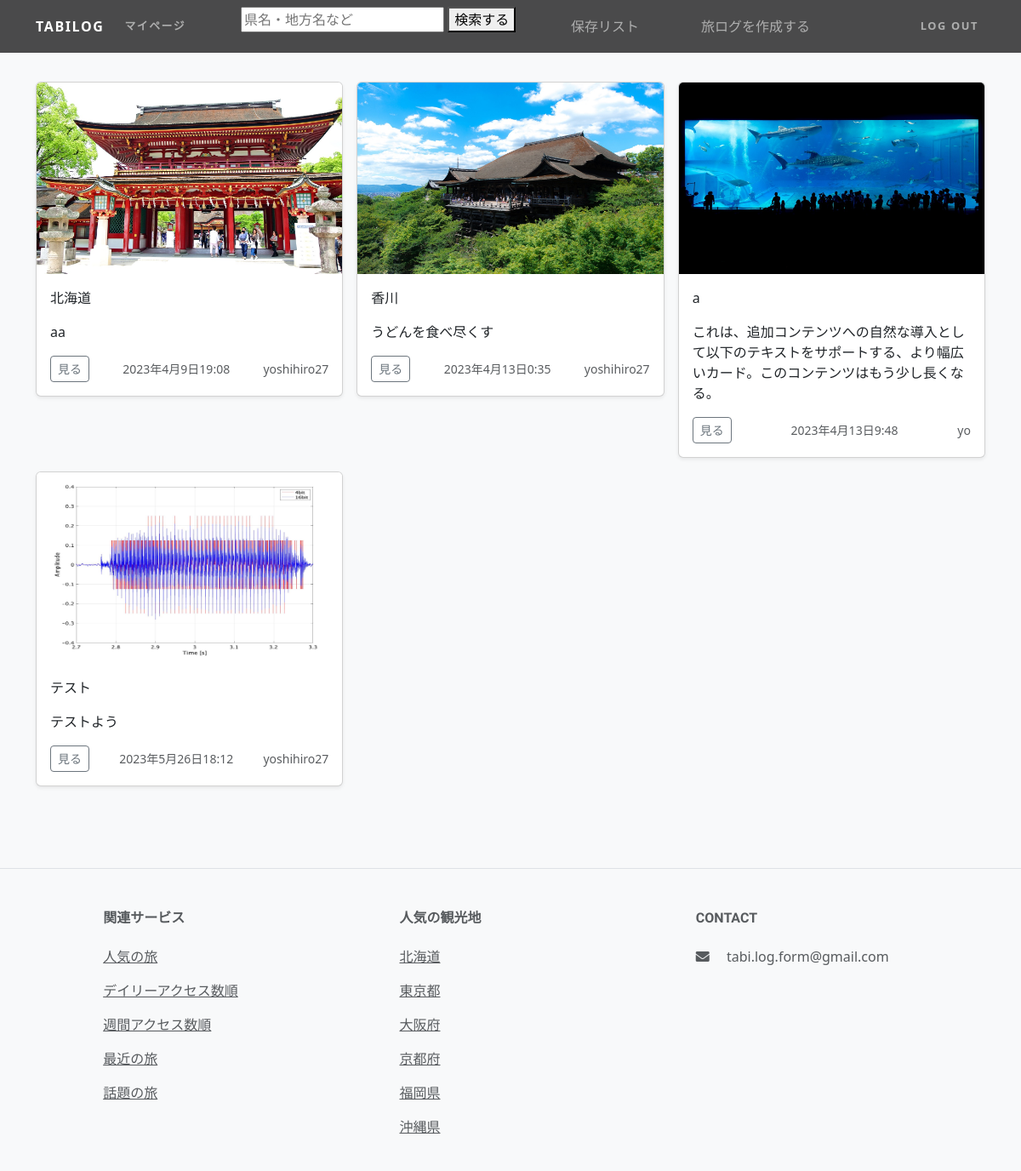
/mysave/ (signed in), run on the app's committed database.
### tabi/models.py (models this page shows, shortened)
class Tabi(models.Model):
    title = models.CharField('タイトル(32文字まで)',max_length=20)
    text = models.TextField('この旅の簡単な説明文、目標など',max_length=60) #説明文
    money = models.TextField('一人当たりの予算',max_length=20)
    date = models.CharField('日数 (例)二泊三日、日帰り...',max_length=8) #二泊三日とか
    thumbnail = models.ImageField('サムネイル写真',null=True, blank=True,validators=[validate_max_size])
    tags = TaggableManager(blank=True)
    created_at = models.DateTimeField('作成日',auto_now_add=True)
    daylooked = models.IntegerField(default=0)
    weeklylooked = models.IntegerField(default=0)
    looked = models.PositiveIntegerField(default=0)
    like = models.ManyToManyField(settings.AUTH_USER_MODEL, related_name='related_post', blank=True)
    writer = models.ForeignKey(settings.AUTH_USER_MODEL, on_delete=models.PROTECT,verbose_name='投稿者')

### accounts/models.py (models this page shows)
class CustomUser(AbstractUser):
    favorite = models.ManyToManyField(to='tabi.Tabi', verbose_name='お気に入りの場所', blank=True)
    description = models.TextField(verbose_name='プロフィール', null=True, blank=True)
    class Meta:
        verbose_name_plural = 'CustomUser'

### tabi/views.py (the view)
# urls.py: path('mysave/',views.MysaveList.as_view(),name='mysave_list'),
class MysaveList(LoginRequiredMixin,generic.ListView):
    template_name = 'mysave.html'
    model = Tabi,CustomUser
    paginate_by = 18
    def get_queryset(self):
        user=self.request.user
        queryset = user.favorite.all()
        return queryset

### tabi/templates/mysave.html (shortened to what this page needs)
{% extends 'base.html' %}
{% load static %}
{% block contents %}
<body>
  <main>
     <div class="album py-5 bg-body-tertiary">
        <div class="container mt-5">
          <div class="row row-cols-1 row-cols-sm-2 row-cols-md-3 g-3">
           {% for tabi in object_list %}
            <div class="col">
              <div class="card shadow-sm">
                {% if tabi.thumbnail %}
                <img class="bd-placeholder-img card-img-top" width="100%" height="225" src="{{ tabi.thumbnail.url }}"><rect fill="#55595c" width="100%" height="100%" />
                {% else %}
                <svg class="bd-placeholder-img card-img-top" width="100%" height="225" xmlns="http://www.w3.org/2000/svg" preserveAspectRatio="xMidYMid slice"><title>カード画像のキャプション</title><rect fill="#55595c" width="100%" height="100%" /><text fill="#eceeef" dy=".3em" x="50%" y="50%">サムネイル</text></svg>
                {% endif %}
                <div class="card-body">
                 <p class="card-text">{{tabi.title}}</p>
                  <p class="card-text">{{tabi.text}}</p>
                  <div class="d-flex justify-content-between align-items-center">
                    <div class="btn-group">
                       <a href="{% url 'tabi:tabi_detail' tabi.pk %}">
                      <button type="button" class="btn btn-sm btn-outline-secondary">見る</button>
                       </a>
                    </div>
                    <small class="text-body-secondary">{{tabi.created_at}}</small>
                    <small class="text-body-secondary">{{tabi.writer}}</small>
                  </div>
                </div>
              </div>
            </div>
            {% endfor %}
          </div>
        </div>
  </main>
<footer class="text-center text-lg-start bg-light text-muted">
  <section class="d-flex justify-content-center justify-content-lg-between p-4 border-bottom">
  </section>
  <section class="">
    <div class="container text-center text-md-start mt-5">
      <div class="row mt-3">
        <div class="col-md-2 col-lg-2 col-xl-2 mx-auto mb-4">
          <h6 class="text-uppercase fw-bold mb-4">
            関連サービス
          </h6>
          <p>
            <a href="{% url 'tabi:pop_list' %}" class="text-reset">人気の旅</a>
          </p>
          <p>
           <a href="{% url 'tabi:day_list' %}" class="text-reset">デイリーアクセス数順</a>
         </p>
         <p>
           <a href="{% url 'tabi:week_list' %}" class="text-reset">週間アクセス数順</a>
         </p>
         <p>
           <a href="{% url 'tabi:new_list' %}" class="text-reset">最近の旅</a>
         </p>
         <p>
           <a href="{% url 'tabi:fam_list' %}" class="text-reset">話題の旅</a>
         </p>
        </div>
        <div class="col-md-3 col-lg-2 col-xl-2 mx-auto mb-4">
          <h6 class="text-uppercase fw-bold mb-4">
            人気の観光地
          </h6>
          <p>
            <a href="{% url 'tabi:hokkaido_list' %}" class="text-reset">北海道</a>
          </p>
          <p>
            <a href="{% url 'tabi:tokyo_list' %}" class="text-reset">東京都</a>
          </p>
          <p>
            <a href="{% url 'tabi:osaka_list' %}" class="text-reset">大阪府</a>
          </p>
          <p>
            <a href="{% url 'tabi:kyoto_list' %}" class="text-reset">京都府</a>
          </p>
          <p>
           <a href="{% url 'tabi:fukuoka_list' %}" class="text-reset">福岡県</a>
         </p>
         <p>
           <a href="{% url 'tabi:okinawa_list' %}" class="text-reset">沖縄県</a>
         </p>
        </div>
        <div class="col-md-4 col-lg-3 col-xl-3 mx-auto mb-md-0 mb-4">
          <h6 class="text-uppercase fw-bold mb-4">Contact</h6>
          <p>
            <i class="fas fa-envelope me-3"></i>
            tabi.log.form@gmail.com
          </p>
        </div>
      </div>
    </div>
  </section>
</body>
{% endblock %}

### data on the page
Tabi: thumbnail (picture), title "北海道", text "aa", created_at "2023年4月9日19:08", writer "yoshihiro27"
Tabi: thumbnail (picture), title "香川", text "うどんを食べ尽くす", created_at "2023年4月13日0:35", writer "yoshihiro27"
Tabi: thumbnail (picture), title "a", text "これは、追加コンテンツへの自然な導入として以下のテキストをサポートする、より幅広いカード。このコンテンツはもう少し長くなる。", created_at "2023年4月13日9:48", writer "yo"
Tabi: thumbnail (picture), title "テスト", text "テストよう", created_at "2023年5月26日18:12", writer "yoshihiro27"
